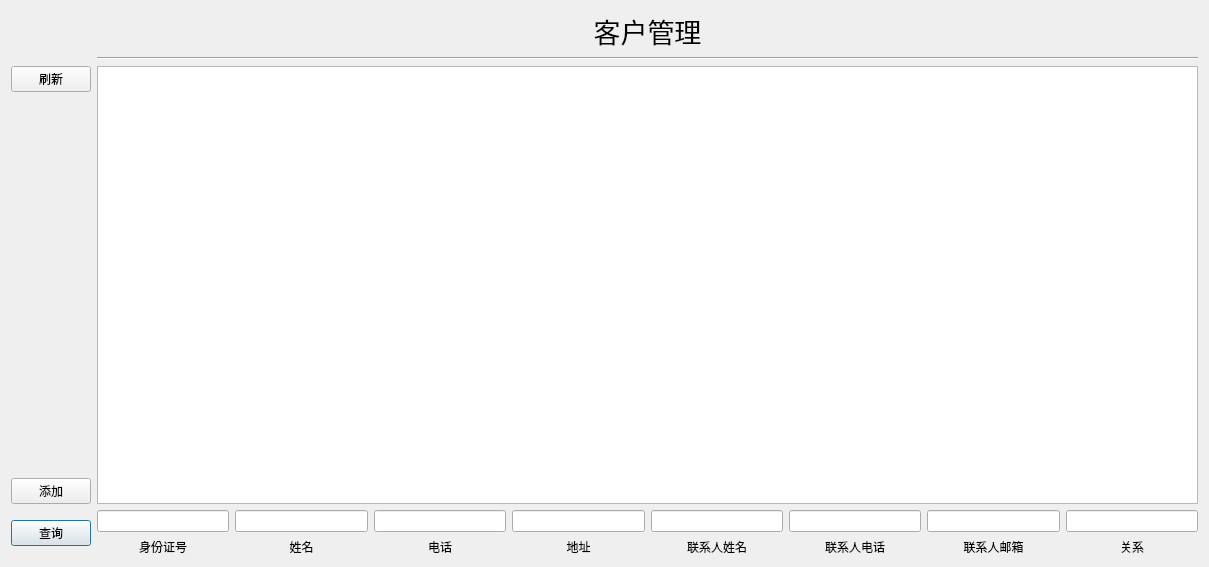
<?xml version="1.0" encoding="UTF-8"?>
<ui version="4.0">
 <class>LoginDialog</class>
 <widget class="QDialog" name="LoginDialog">
  <property name="geometry">
   <rect>
    <x>0</x>
    <y>0</y>
    <width>1209</width>
    <height>567</height>
   </rect>
  </property>
  <property name="sizePolicy">
   <sizepolicy hsizetype="Fixed" vsizetype="Fixed">
    <horstretch>0</horstretch>
    <verstretch>0</verstretch>
   </sizepolicy>
  </property>
  <property name="windowTitle">
   <string>客户管理</string>
  </property>
  <layout class="QGridLayout" name="gridLayout">
   <item row="2" column="2">
    <layout class="QGridLayout" name="gridLayout_2">
     <property name="sizeConstraint">
      <enum>QLayout::SetMaximumSize</enum>
     </property>
     <item row="0" column="1">
      <layout class="QHBoxLayout" name="horizontalLayout_4">
       <item>
        <widget class="QTableWidget" name="table">
         <property name="minimumSize">
          <size>
           <width>0</width>
           <height>300</height>
          </size>
         </property>
        </widget>
       </item>
      </layout>
     </item>
    </layout>
   </item>
   <item row="1" column="2">
    <layout class="QVBoxLayout" name="verticalLayout">
     <property name="sizeConstraint">
      <enum>QLayout::SetFixedSize</enum>
     </property>
     <item>
      <widget class="QLabel" name="title">
       <property name="sizePolicy">
        <sizepolicy hsizetype="Preferred" vsizetype="Fixed">
         <horstretch>0</horstretch>
         <verstretch>0</verstretch>
        </sizepolicy>
       </property>
       <property name="font">
        <font>
         <pointsize>20</pointsize>
        </font>
       </property>
       <property name="text">
        <string>客户管理</string>
       </property>
       <property name="alignment">
        <set>Qt::AlignCenter</set>
       </property>
      </widget>
     </item>
     <item>
      <widget class="Line" name="line">
       <property name="orientation">
        <enum>Qt::Horizontal</enum>
       </property>
      </widget>
     </item>
    </layout>
   </item>
   <item row="5" column="1">
    <widget class="QPushButton" name="SearchBtn">
     <property name="maximumSize">
      <size>
       <width>150</width>
       <height>16777215</height>
      </size>
     </property>
     <property name="text">
      <string>查询</string>
     </property>
    </widget>
   </item>
   <item row="5" column="2">
    <layout class="QGridLayout" name="gridLayout_3">
     <item row="1" column="6">
      <widget class="QLineEdit" name="CName">
       <property name="text">
        <string/>
       </property>
      </widget>
     </item>
     <item row="1" column="1">
      <widget class="QLineEdit" name="Name">
       <property name="text">
        <string/>
       </property>
      </widget>
     </item>
     <item row="3" column="0">
      <widget class="QLabel" name="label">
       <property name="text">
        <string>身份证号</string>
       </property>
       <property name="alignment">
        <set>Qt::AlignCenter</set>
       </property>
      </widget>
     </item>
     <item row="3" column="1">
      <widget class="QLabel" name="label_2">
       <property name="text">
        <string>姓名</string>
       </property>
       <property name="alignment">
        <set>Qt::AlignCenter</set>
       </property>
      </widget>
     </item>
     <item row="1" column="8">
      <widget class="QLineEdit" name="CEm"/>
     </item>
     <item row="1" column="3">
      <widget class="QLineEdit" name="Addr">
       <property name="text">
        <string/>
       </property>
      </widget>
     </item>
     <item row="1" column="9">
      <widget class="QLineEdit" name="Rel"/>
     </item>
     <item row="1" column="2">
      <widget class="QLineEdit" name="Tel">
       <property name="text">
        <string/>
       </property>
      </widget>
     </item>
     <item row="3" column="6">
      <widget class="QLabel" name="label_5">
       <property name="text">
        <string>联系人姓名</string>
       </property>
       <property name="alignment">
        <set>Qt::AlignCenter</set>
       </property>
      </widget>
     </item>
     <item row="1" column="0">
      <widget class="QLineEdit" name="Id">
       <property name="inputMask">
        <string/>
       </property>
       <property name="text">
        <string/>
       </property>
      </widget>
     </item>
     <item row="3" column="3">
      <widget class="QLabel" name="label_4">
       <property name="text">
        <string>地址</string>
       </property>
       <property name="alignment">
        <set>Qt::AlignCenter</set>
       </property>
      </widget>
     </item>
     <item row="3" column="2">
      <widget class="QLabel" name="label_3">
       <property name="text">
        <string>电话</string>
       </property>
       <property name="alignment">
        <set>Qt::AlignCenter</set>
       </property>
      </widget>
     </item>
     <item row="1" column="7">
      <widget class="QLineEdit" name="CTel"/>
     </item>
     <item row="3" column="7">
      <widget class="QLabel" name="label_6">
       <property name="text">
        <string>联系人电话</string>
       </property>
       <property name="alignment">
        <set>Qt::AlignCenter</set>
       </property>
      </widget>
     </item>
     <item row="3" column="8">
      <widget class="QLabel" name="label_7">
       <property name="text">
        <string>联系人邮箱</string>
       </property>
       <property name="alignment">
        <set>Qt::AlignCenter</set>
       </property>
      </widget>
     </item>
     <item row="3" column="9">
      <widget class="QLabel" name="label_8">
       <property name="text">
        <string>关系</string>
       </property>
       <property name="alignment">
        <set>Qt::AlignCenter</set>
       </property>
      </widget>
     </item>
    </layout>
   </item>
   <item row="2" column="1">
    <layout class="QVBoxLayout" name="verticalLayout_2">
     <item>
      <widget class="QPushButton" name="flushButton">
       <property name="text">
        <string>刷新</string>
       </property>
      </widget>
     </item>
     <item>
      <spacer name="verticalSpacer">
       <property name="orientation">
        <enum>Qt::Vertical</enum>
       </property>
       <property name="sizeHint" stdset="0">
        <size>
         <width>20</width>
         <height>40</height>
        </size>
       </property>
      </spacer>
     </item>
     <item>
      <widget class="QPushButton" name="AddBtn">
       <property name="maximumSize">
        <size>
         <width>150</width>
         <height>16777215</height>
        </size>
       </property>
       <property name="text">
        <string>添加</string>
       </property>
      </widget>
     </item>
    </layout>
   </item>
  </layout>
 </widget>
 <resources/>
 <connections/>
</ui>
